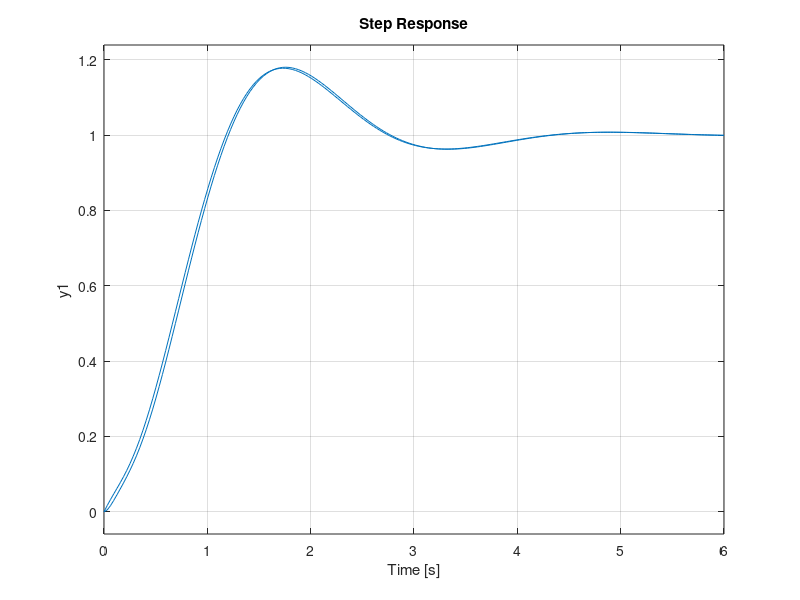
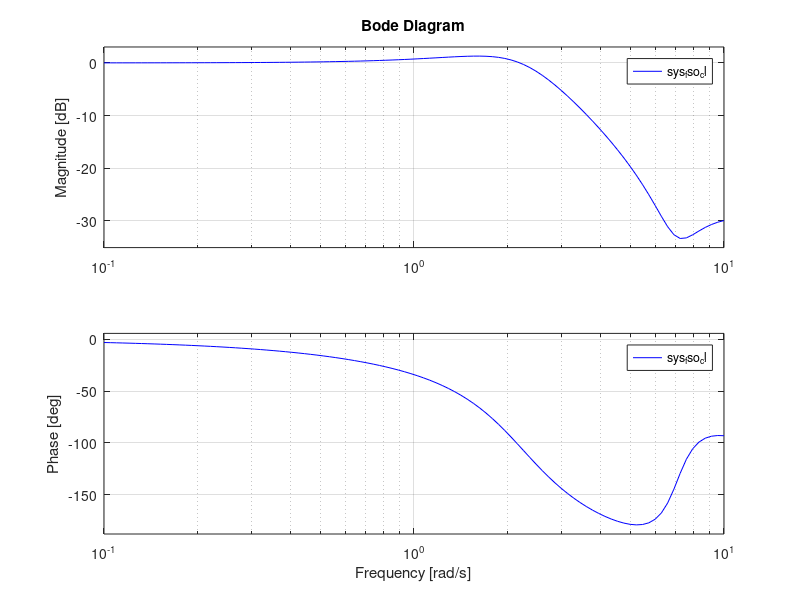

MATLAB code to generate these figures, in order: (Note: this script raises an error after producing the figures.)
clc
clear all
close all
% Full order observer and minumum-order observer
% in the s domain
num=[1 2 50];
den=[1 10 24 0];
sys=tf(num,den);
% state space representation
A=[0 1 0; 0 0 1; 0 -24 -10];
B=[1;-8;106];
C=[1 0 0 ];
D=0;
% desired poles and gain
r=[(-1-2*j),(-1+2*j), -5]; % for state-feedback gain
K=acker(A,B,r)
% desired poles and gain
re=[-10, -10, -10];
Ke=acker(A',C',re)'% full-state observer gain

AA=A-Ke*C-B*K;
BB=Ke;
CC=K;
sys_fso=ss(AA,BB,CC,D); 
[num_fso, den_fso]=ss2tf(AA,BB,CC,D);
sys_fso=tf(num_fso,den_fso);
% closed loop for full-state order
% depending on the figure(series and feedback connections)
sys_fso_cl=feedback(series(sys,sys_fso),1)

% minumum order observer
Aaa=0;
Aba=[0;0];
Abb=[0 1;-24 -10]; % equals to A
Aab=[1 0 ]; % equals to C
Ba=1;
Bb=[-8;106];
% Ka and Kb are derived from K
Ka=0.5; 
Kb=[-0.0904, -0.0398];
re_min=[-10, -10];
Ke_min=acker(Abb',Aab',re_min)'

% ...hat
Ahat=Abb-Ke_min*Aab;
Bhat=Ahat*Ke_min+Aba-Ke_min*Aaa;
Fhat=Bb-Ke_min*Ba;

% ...tilda (using ...hat and other variables)
Atilda=Ahat-Fhat*Kb;
Btilda=Bhat-Fhat*(Ka+Kb*Ke_min);
Ctilda= -Kb;
Dtilda= -(Ka+Kb*Ke_min);
[num_moo, den_moo]=ss2tf(Atilda,Btilda,-Ctilda,-Dtilda);
% closed loop for minumum-order observer
% depending on the figure(series and feedback connections)
sys_moo=tf(num_moo,den_moo);
sys_moo_cl=feedback(series(sys,sys_moo),1)

figure(1)
% step response
step(sys_fso_cl)
hold on
step(sys_moo_cl)

figure(2)
% bode plot
w=logspace(-1,1,100);
bode(sys_moo_cl,w,'g')% we are only intrested in mag plot(bodemag)
bode(sys_fso_cl,w,'b')% we are only intrested in mag plot(bodemag)

% bandwidth info.
BW_moo=bandwidth(sys_moo_cl)% minumum order observer bandwitdh
BW_fso=bandwidth(sys_fso_cl)% full-state observer bandwitdh